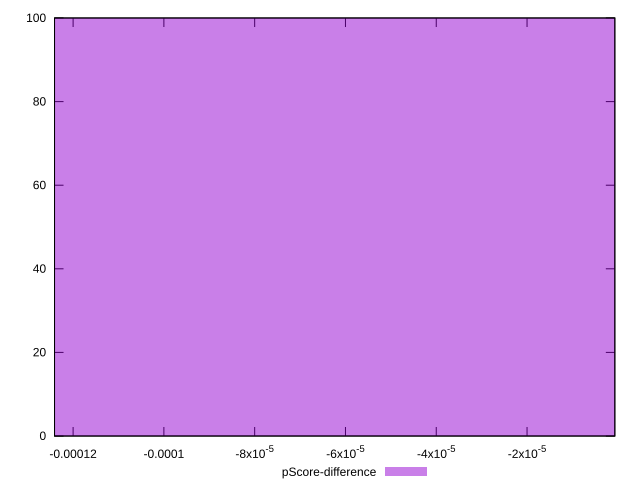

Recreate this plot in gnuplot.
reset

$pScoreDifference <<EOF
0 100
EOF

set key outside below
set boxwidth 0.1
set xrange [-0.00012408982502987165:-6.619511143668433e-7]
set yrange [0:100]
set trange [0:100]
set style fill transparent solid 0.5 noborder
set terminal svg size 640, 490 enhanced background rgb 'white'
set output "report_00026_2021-02-22T21:38:55.199Z/estimated-input-latency/samples/pages+cached+noadtech+nomedia/pScore-difference/histogram.svg"

plot $pScoreDifference title "pScore-difference" with boxes

reset
